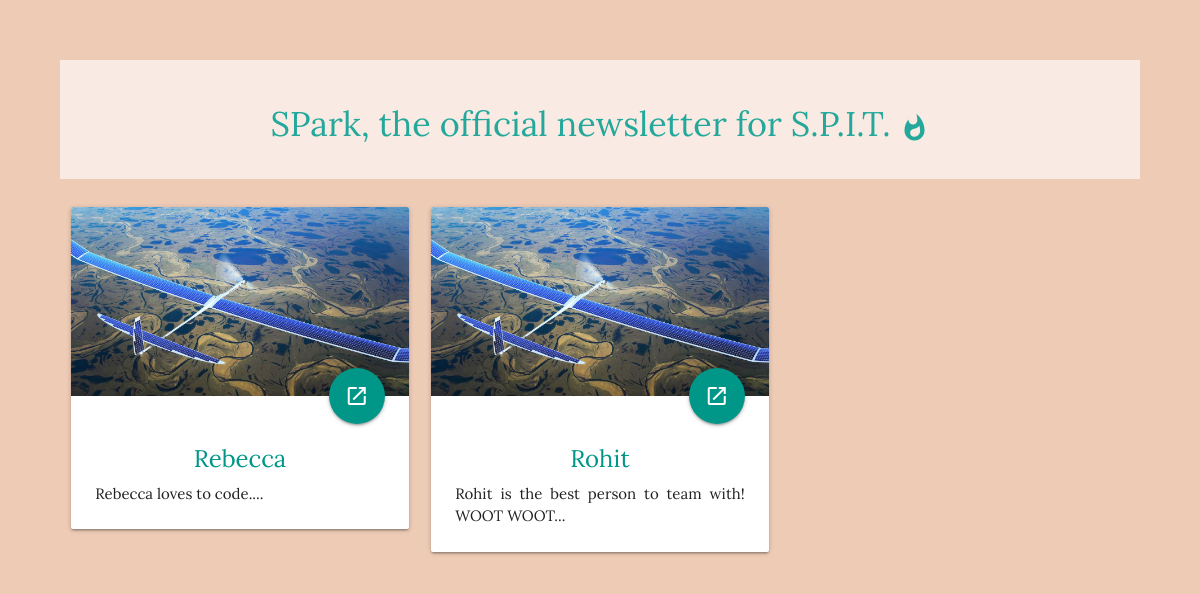
/drafts/articledisp/, run on an earlier commit of the app's database.
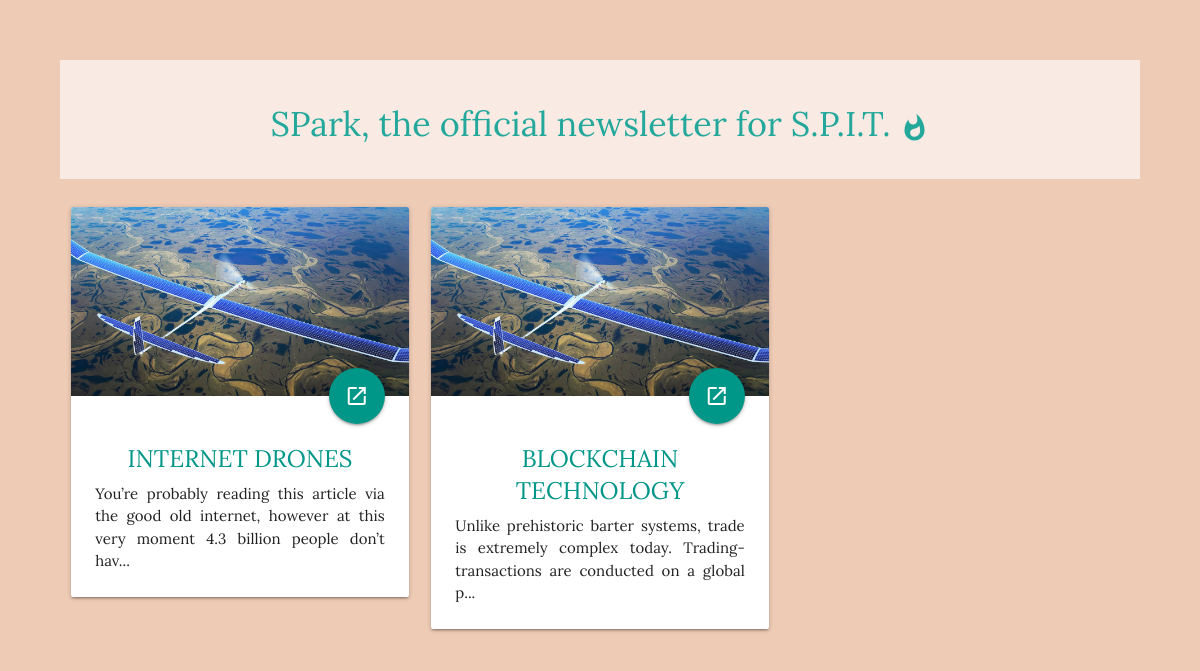
And on a later commit of the database.
### drafts/models.py (models this page shows, shortened)
class drafts(models.Model):
    title = models.CharField(max_length = 100)
    body = models.TextField()
    date_of_update = models.DateField()
    date_of_publish = models.DateField()
    status = models.IntegerField()
    thumbnail = models.ImageField(upload_to = 'thumbs')
    author = models.CharField(max_length = 20)
    slug = models.SlugField()
    def snippet(self):
        return self.body[:120] + '...'

### drafts/views.py (the view)
# urls.py: path(r'articledisp/', views.articledisp),
def articledisp(request):
    draft = drafts.objects.filter(status = 4)
    return render(request, 'drafts/articledisp.html', {
        'docs' : draft
     })

### drafts/templates/drafts/articledisp.html (shortened to what this page needs)
{% load static from staticfiles %}
<!doctype html>
<html lang="en">
    <head>
        <link rel="stylesheet" href="https://cdnjs.cloudflare.com/ajax/libs/materialize/1.0.0/css/materialize.min.css">
    </head>
    <body style="margin: 60px;font-family: Lora;background-color: #eecbb5">
    <div class="background-wrap">
    </div>
        <div class="row" style="text-align: center;background-color: rgba(255,255,255,0.62)">
            <br>
            <h4 style="color: #24a89c">
                SPark, the official newsletter for S.P.I.T.
                <i class="material-icons" style="font-size: 30px;vertical-align:middle !important;">whatshot</i>
            </h4>
            <br>
        </div>
        <div class="row">
            {% for doc in docs %}
            <div class="col s12 m4 cards-container">
                <div class="card">
                    <div class="card-image">
                        <img src="{{ doc.thumbnail.url }}">
                        <a href="{% url 'drafts:details' slug=doc.slug %}" target="_blank" class="btn-floating btn-large halfway-fab waves-effect waves-light teal">
                            <i class="material-icons">launch</i>
                        </a>
                    </div>
                    <div class="card-content">
                        <br>
                        <span class="card-title center-align teal-text">{{ doc.title }}</span>
                        <p style="text-align: justify">
                            {{ doc.snippet }}
                        </p>
                    </div>
                </div>
            </div>
            {% endfor %}
        </div>
    </body>
</html>

### drafts/templates/drafts/articledisp.html (style rules this page uses)
.background-wrap { position: fixed; z-index: -1000; width: 100%; height: 100%; overflow: hidden; top: 0; left: 0; }

What changed in the data, as far as the page shows it:
changed drafts: title "Rebecca" → "INTERNET DRONES"; snippet "Rebecca loves to code...." → "You’re probably reading this article via the good old internet, however at this very moment 4.3 billion people don’t hav..."
changed drafts: title "Rohit" → "BLOCKCHAIN TECHNOLOGY"; snippet "Rohit is the best person to team with! WOOT WOOT..." → "Unlike prehistoric barter systems, trade is extremely complex today. Trading-transactions are conducted on a global p..."
